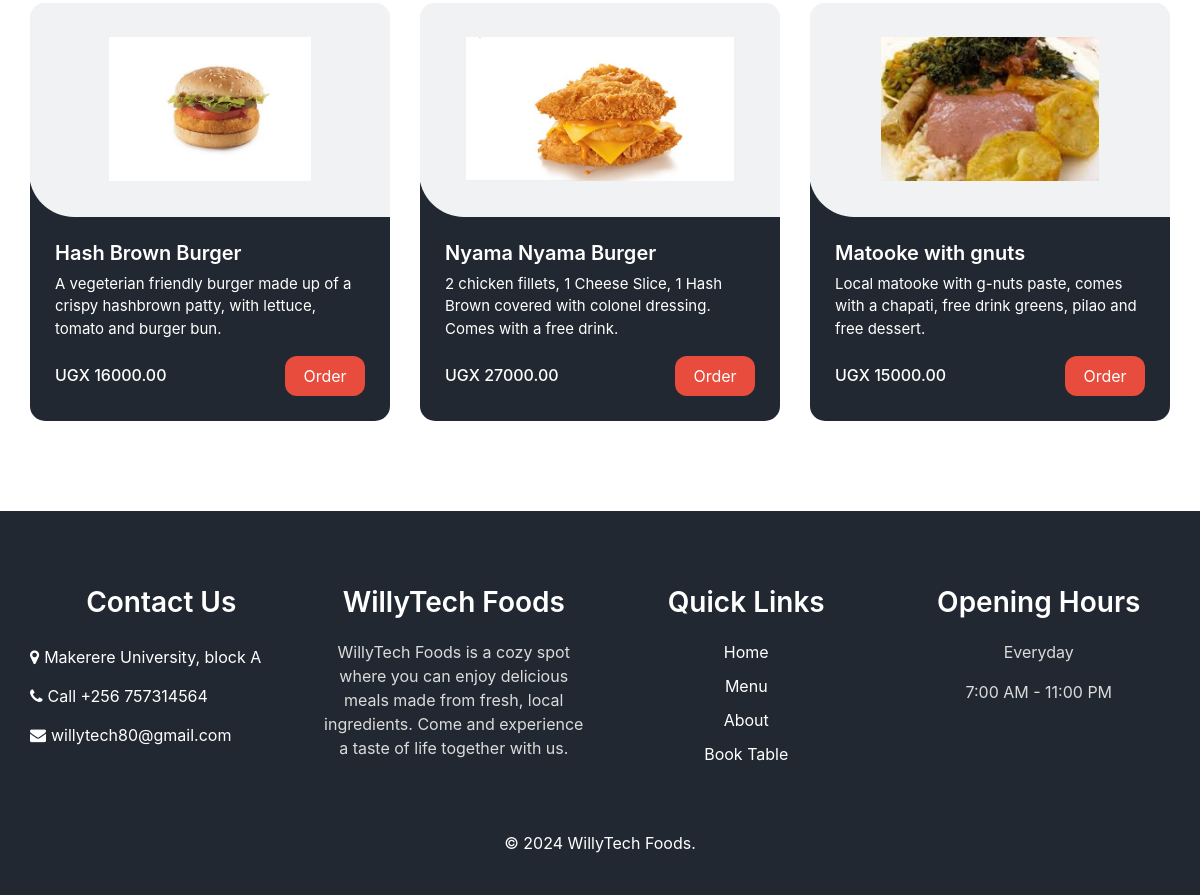
/menu/ (lower part), run on an earlier commit of the app's database.
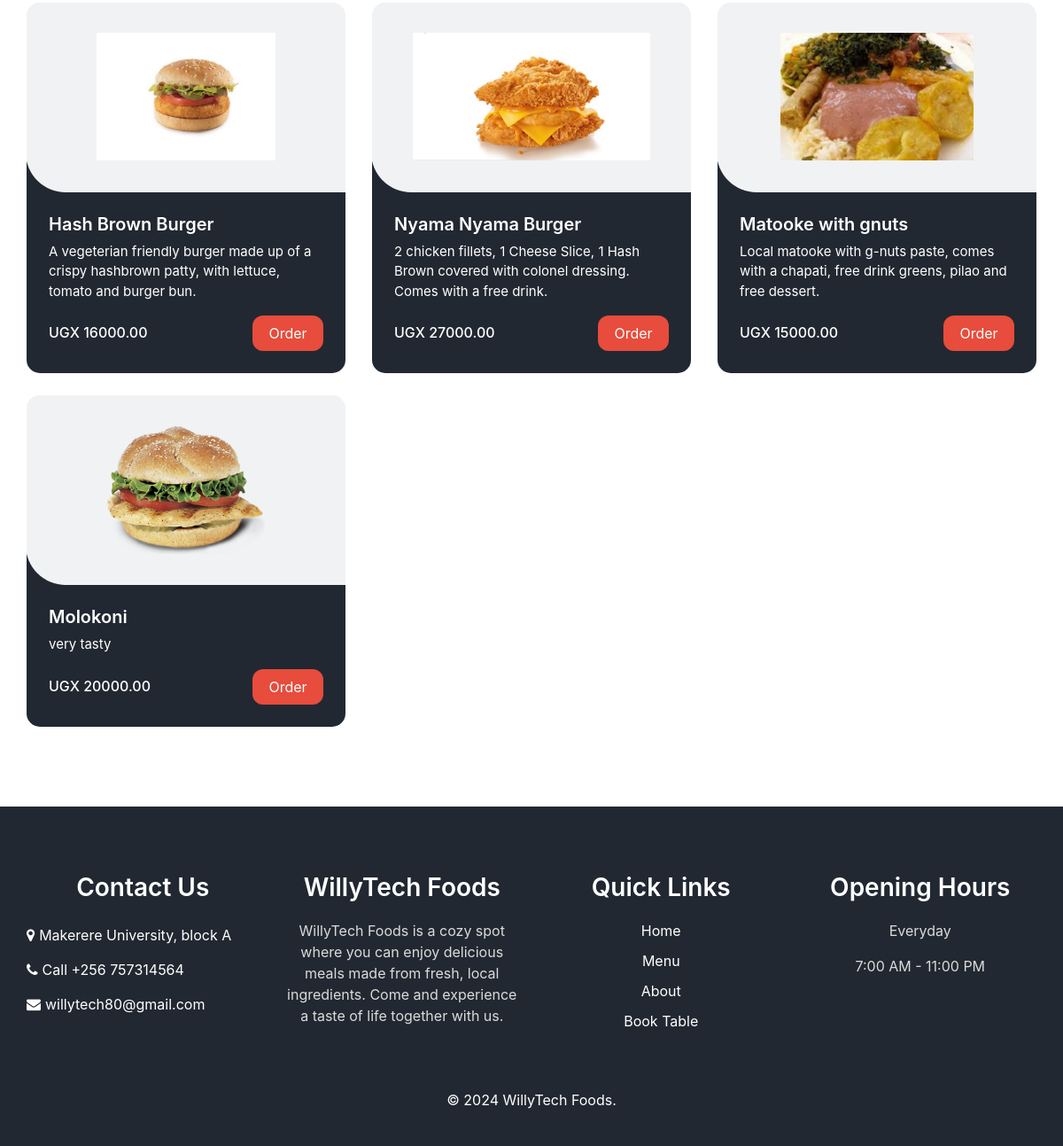
And on a later commit of the database.
### hotel/models.py (models this page shows, shortened)
class FoodItem(models.Model):
    name = models.CharField(max_length=100)
    description = models.TextField()
    price = models.DecimalField(max_digits=10, decimal_places=2)
    image = models.ImageField(upload_to='food_items/')

### hotel/views.py (the view)
# urls.py: path('menu/', views.menu, name='menu'),
def menu(request):
    food_items = FoodItem.objects.all()  # Fetch all food items
    return render(request, 'menu.html', {'food_items': food_items})

### hotel/templates/menu.html (shortened to what this page needs)
{% load static %}
<!DOCTYPE html>
<html>
<head>
  <link rel="stylesheet" type="text/css" href="{% static 'hotel/css/bootstrap.css'%}" />
  <link rel="stylesheet" type="text/css" href="https://cdnjs.cloudflare.com/ajax/libs/OwlCarousel2/2.3.4/assets/owl.carousel.min.css" />
  <link rel="stylesheet" href="https://cdnjs.cloudflare.com/ajax/libs/jquery-nice-select/1.1.0/css/nice-select.min.css" />
  <link href="{% static 'hotel/css/font-awesome.min.css'%}" rel="stylesheet" />
  <link href="{% static 'hotel/css/style.css'%}" rel="stylesheet" />
  <link href="{% static 'hotel/css/responsive.css'%}" rel="stylesheet" />
</head>
<body class="sub_page">
  <section class="food_section layout_padding">
    <div class="container">
        <div class="filters-content">
            <div class="row grid">
                {% for item in food_items %}
                <div class="col-sm-6 col-lg-4 all {{ item.category }}">
                    <div class="box">
                        <div>
                            <div class="img-box">
                                <img src="{{ item.image.url }}" alt="{{ item.name }}">
                            </div>
                            <div class="detail-box">
                                <h5>{{ item.name }}</h5>
                                <p>{{ item.description }}</p>
                                <div class="options">
                                    <h6>UGX {{ item.price }}</h6>
                                    <a href="{% url 'order_food' item.id %}" class="order-button">Order</a>
                                </div>
                            </div>
                        </div>
                    </div>
                </div>
                {% endfor %}
            </div>
        </div>
    </div>
</section>
  <footer class="footer_section">
    <div class="container">
        <div class="row">
            <div class="col-md-3 footer-col">
                <div class="footer_contact">
                    <h4>Contact Us</h4>
                    <div class="contact_link_box">
                        <a href="">
                            <i class="fa fa-map-marker" aria-hidden="true"></i>
                            <span>Makerere University, block A</span>
                        </a>
                        <a href="tel:+256757314564">
                            <i class="fa fa-phone" aria-hidden="true"></i>
                            <span>Call +256 757314564</span>
                        </a>
                        <a href="mailto:willytech80@gmail.com">
                            <i class="fa fa-envelope" aria-hidden="true"></i>
                            <span>willytech80@gmail.com</span>
                        </a>
                    </div>
                </div>
            </div>
            <div class="col-md-3 footer-col">
                <div class="footer_detail">
                    <h4>WillyTech Foods</h4>
                    <p>
                      WillyTech Foods is a cozy spot where you can enjoy delicious meals made from fresh, local ingredients. Come and experience a taste of life together with us.
                    </p>
                </div>
            </div>
            <div class="col-md-3 footer-col">
                <h4>Quick Links</h4>
<div class="quick-links">
<a href="{% url 'index' %}">Home</a>
<a href="{% url 'menu' %}">Menu</a>
<a href="{% url 'about' %}">About</a>
<a href="{% url 'book' %}">Book Table</a>
</div>
           </div>
            <div class="col-md-3 footer-col">
                <h4>Opening Hours</h4>
                <p>Everyday</p>
                <p>7:00 AM - 11:00 PM</p>
            </div>
        </div>
        <div class="footer-info">
            <p>&copy; <span id="displayYear"></span> WillyTech Foods.</p>
        </div>
    </div>
</footer>
</body>
</html>

### static/hotel/css/style.css (style rules this page uses)
body { color: #0c0c0c; background-color: #ffffff; overflow-x: hidden; }
.layout_padding { padding: 90px 0; }
a, a:hover, a:focus { text-decoration: none; }
.food_section .box { position: relative; margin-top: 25px; background-color: #ffffff; border-radius: 10px; color: #ffffff; border-radius: 15px; overflow: hidden; background: linear-gradient(to bottom, #f1f2f3 25px, #222831 25px); }
.food_section .box .img-box { background: #f1f2f3; display: -webkit-box; display: -ms-flexbox; display: flex; -webkit-box-pack: center; -ms-flex-pack: center; justify-content: center; -webkit-box-align: center; -ms-flex-align: center; align-items: center; height: 215px; border-radius: 0 0 0 45px; margin: -1px; padding: 25px; }
.food_section .box .img-box img { max-width: 100%; max-height: 145px; -webkit-transition: all .2s; transition: all .2s; }
.food_section .box .detail-box { padding: 25px; }
.food_section .box .detail-box h5 { font-weight: 600; }
.food_section .box .detail-box p { font-size: 15px; }
.food_section .box .detail-box h6 { margin-top: 10px; }
.food_section .box .options { display: -webkit-box; display: -ms-flexbox; display: flex; -webkit-box-pack: justify; -ms-flex-pack: justify; justify-content: space-between; }
.food_section .box .options a { width: 40px; height: 40px; border-radius: 100%; background: #ffbe33; display: -webkit-box; display: -ms-flexbox; display: flex; -webkit-box-pack: center; -ms-flex-pack: center; justify-content: center; -webkit-box-align: center; -ms-flex-align: center; align-items: center; }
.footer_section { background-color: #222831; color: #ffffff; padding: 75px 0 40px 0; text-align: center; }
.footer_section h4 { font-size: 28px; }
.footer_section h4, .footer_section .footer-logo { font-weight: 600; margin-bottom: 20px; }
.footer_section p { color: #dbdbdb; }
.footer_section .footer-col { margin-bottom: 30px; }
.footer_section .footer_contact .contact_link_box { display: -webkit-box; display: -ms-flexbox; display: flex; -webkit-box-orient: vertical; -webkit-box-direction: normal; -ms-flex-direction: column; flex-direction: column; }
.footer_section .footer_contact .contact_link_box a { margin: 5px 0; color: #ffffff; display: flex; align-items: center; margin-bottom: 10px; text-decoration: none; }
.footer_section .footer_contact .contact_link_box a i { margin-right: 5px; }
.footer_section .footer-info { text-align: center; margin-top: 25px; }
.footer_section .footer-info p { color: #ffffff; margin: 0; }

### static/hotel/css/responsive.css (style rules this page uses)
@media (min-width: 1200px) { .container { max-width: 1170px; } }

### hotel/templates/menu.html (style rules this page uses)
.order-button { display: inline-block; padding: 10px 40px; font-size: 16px; color: #fff; background-color: #e74c3c !important; border: none; border-radius: 12px !important; text-align: center; text-decoration: none; transition: background-color 0.3s; }
.quick-links { display: flex !important; flex-direction: column !important; gap: 10px; }
.quick-links a { text-decoration: none !important; color: white; font-size: 16px; transition: color 0.3s ease; }

What changed in the data, as far as the page shows it:
added FoodItem: image (picture), name "Molokoni", description "very tasty", price "20000.00"
